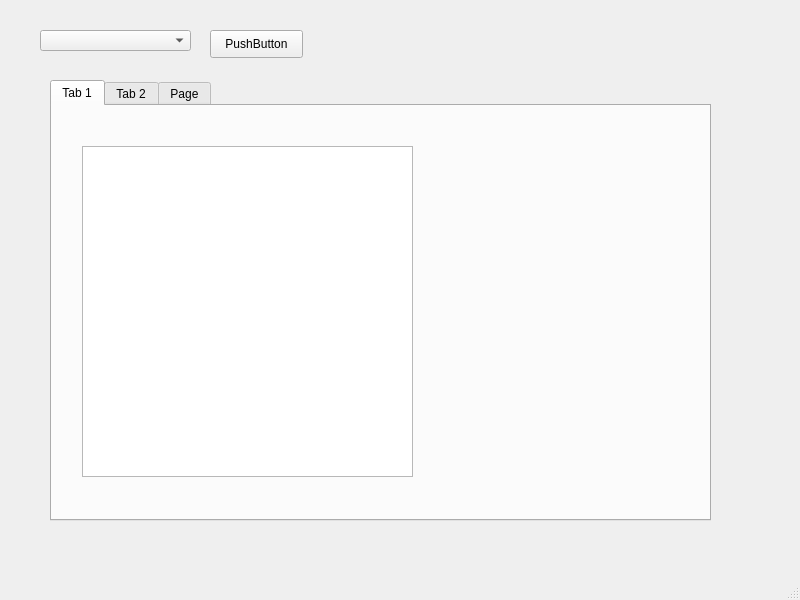
<?xml version="1.0" encoding="UTF-8"?>
<ui version="4.0">
 <class>MainWindow</class>
 <widget class="QMainWindow" name="MainWindow">
  <property name="geometry">
   <rect>
    <x>0</x>
    <y>0</y>
    <width>800</width>
    <height>600</height>
   </rect>
  </property>
  <property name="windowTitle">
   <string>MainWindow</string>
  </property>
  <widget class="QWidget" name="centralwidget">
   <widget class="QPushButton" name="btnMonth">
    <property name="geometry">
     <rect>
      <x>210</x>
      <y>30</y>
      <width>93</width>
      <height>28</height>
     </rect>
    </property>
    <property name="text">
     <string>PushButton</string>
    </property>
   </widget>
   <widget class="QComboBox" name="cbMonth">
    <property name="geometry">
     <rect>
      <x>40</x>
      <y>30</y>
      <width>151</width>
      <height>21</height>
     </rect>
    </property>
   </widget>
   <widget class="QTabWidget" name="tabWidget">
    <property name="geometry">
     <rect>
      <x>50</x>
      <y>80</y>
      <width>661</width>
      <height>441</height>
     </rect>
    </property>
    <property name="currentIndex">
     <number>0</number>
    </property>
    <widget class="QWidget" name="tb1">
     <attribute name="title">
      <string>Tab 1</string>
     </attribute>
     <widget class="QTableView" name="tableView">
      <property name="geometry">
       <rect>
        <x>30</x>
        <y>40</y>
        <width>331</width>
        <height>331</height>
       </rect>
      </property>
     </widget>
    </widget>
    <widget class="QWidget" name="tb2">
     <attribute name="title">
      <string>Tab 2</string>
     </attribute>
    </widget>
    <widget class="QWidget" name="tab">
     <attribute name="title">
      <string>Page</string>
     </attribute>
    </widget>
   </widget>
  </widget>
  <widget class="QMenuBar" name="menubar">
   <property name="geometry">
    <rect>
     <x>0</x>
     <y>0</y>
     <width>800</width>
     <height>26</height>
    </rect>
   </property>
  </widget>
  <widget class="QStatusBar" name="statusbar"/>
 </widget>
 <resources/>
 <connections/>
</ui>
